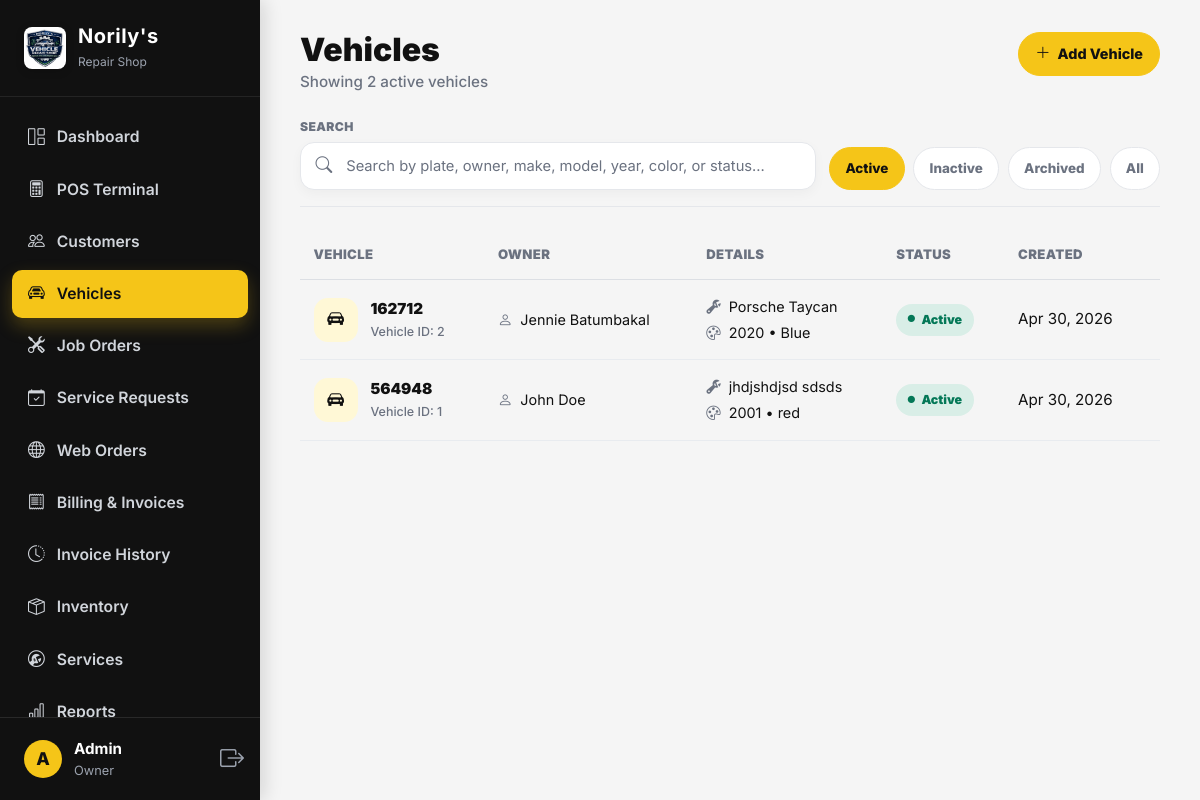
Page /views/vehicles.php (signed in) on the earlier database version.
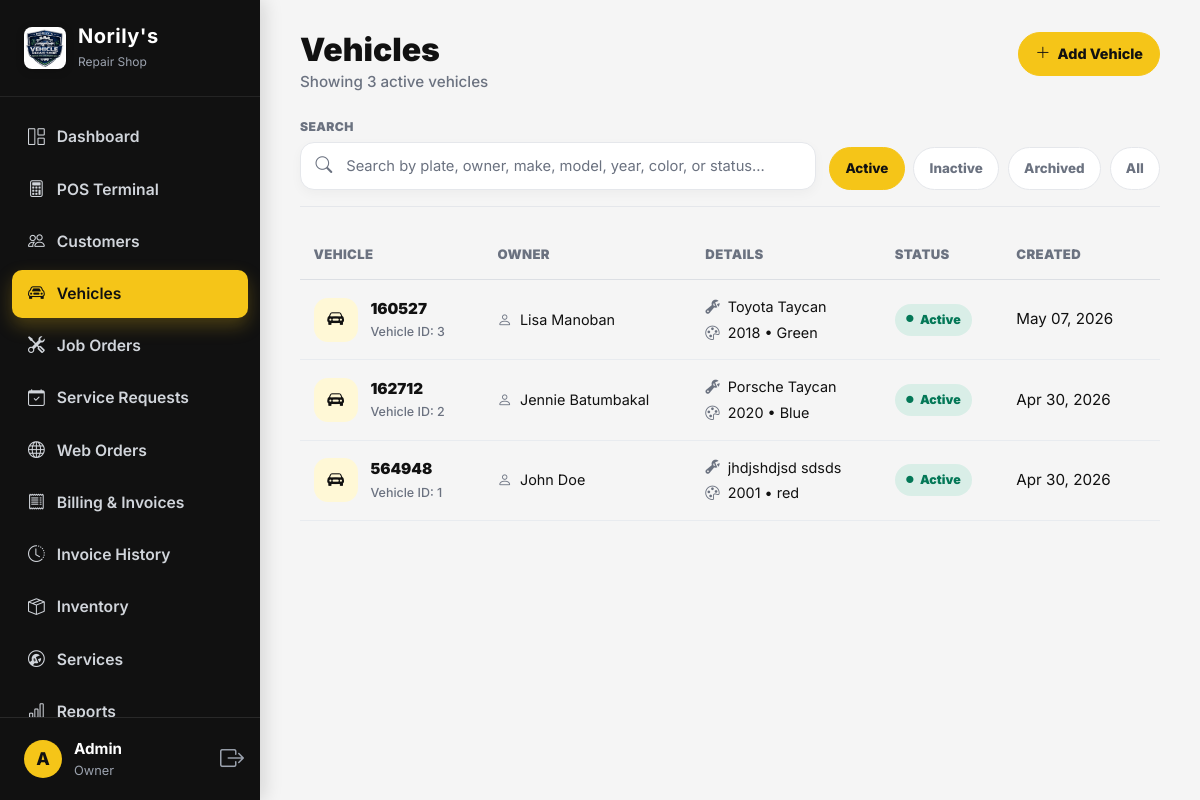
Same page on the later database version.
### tables this page shows
CREATE TABLE `vehicle` (
  `vehicle_id` int(11) NOT NULL,
  `customer_id` int(11) NOT NULL,
  `plate_number` varchar(20) NOT NULL,
  `vin` varchar(50) DEFAULT NULL,
  `make` varchar(50) NOT NULL,
  `model` varchar(50) NOT NULL,
  `year` year(4) NOT NULL,
  `color` varchar(30) NOT NULL,
  `notes` text DEFAULT NULL,
  `status` enum('Active','Inactive','Archived') NOT NULL DEFAULT 'Active',
  `deactivated_at` datetime DEFAULT NULL,
  `archived_at` datetime DEFAULT NULL,
  `created_at` datetime NOT NULL DEFAULT current_timestamp()
);

CREATE TABLE `customer` (
  `customer_id` int(11) NOT NULL,
  `first_name` varchar(20) NOT NULL,
  `middle_name` varchar(20) DEFAULT NULL,
  `last_name` varchar(20) NOT NULL,
  `email` varchar(255) DEFAULT NULL,
  `contact_number` varchar(20) NOT NULL,
  `address` text DEFAULT NULL,
  `credit_balance` decimal(10,2) NOT NULL DEFAULT 0.00,
  `credit_due_date` date DEFAULT NULL,
  `created_at` datetime NOT NULL DEFAULT current_timestamp(),
  `user_id` int(11) DEFAULT NULL,
  `status` enum('Active','Inactive','Archived') NOT NULL DEFAULT 'Active',
  `deactivated_at` datetime DEFAULT NULL,
  `archived_at` datetime DEFAULT NULL
);

### views/vehicles.php (the view, shortened to what the changed rows need)
<?php
$db = (new Database())->getConnection();
function getVehicleStatusBadgeClass($status) {
    switch ($status) {
        case 'Active':
            return 'status-badge status-active';
    }
}
$statusFilter = $_GET['status'] ?? 'Active';
if ($statusFilter === 'All') {
    $stmt = $db->prepare("
        SELECT
            v.*,
            c.first_name,
            c.last_name
        FROM vehicle v
        INNER JOIN customer c ON v.customer_id = c.customer_id
        ORDER BY
            FIELD(v.status, 'Active', 'Inactive', 'Archived'),
            v.plate_number ASC
    ");
    $stmt->execute();
} else {
    $stmt = $db->prepare("
        SELECT
            v.*,
            c.first_name,
            c.last_name
        FROM vehicle v
        INNER JOIN customer c ON v.customer_id = c.customer_id
        WHERE v.status = ?
        ORDER BY v.plate_number ASC
    ");
    $stmt->execute([$statusFilter]);
}
$vehicles = $stmt->fetchAll(PDO::FETCH_ASSOC);
$displayCount = count($vehicles);
?>
<!DOCTYPE html>
<html lang="en">
<head>
<link href="https://cdn.jsdelivr.net/npm/bootstrap@5.3.0/dist/css/bootstrap.min.css" rel="stylesheet">
<link rel="stylesheet" href="https://cdn.jsdelivr.net/npm/bootstrap-icons@1.11.1/font/bootstrap-icons.css">
<link rel="stylesheet" href="../assets/css/style.css">
</head>
<body>
<div class="app-wrapper">
<main class="main-content">
    <div class="vehicles-page">
        <div class="vehicles-header">
            <div>
                <h2>Vehicles</h2>
                <p class="vehicles-count-text">
                    Showing <?php echo $displayCount; ?>
                    <?php echo strtolower($statusFilter); ?>
                    vehicle<?php echo $displayCount !== 1 ? 's' : ''; ?>
                </p>
            </div>
        </div>
        <div class="vehicle-table-wrap">
            <table class="vehicles-table" id="vehiclesTable">
                <thead>
                    <tr>
                        <th>Vehicle</th>
                        <th>Owner</th>
                        <th>Details</th>
                        <th>Status</th>
                        <th>Created</th>
                        <th class="text-end">Actions</th>
                    </tr>
                </thead>
                <tbody>
                    <?php if (count($vehicles) > 0): ?>
                        <?php foreach ($vehicles as $v): ?>
                            <?php
                                $vehicleId = intval($v['vehicle_id']);
                                $ownerName = trim(($v['first_name'] ?? '') . ' ' . ($v['last_name'] ?? ''));
                                $status = $v['status'] ?? 'Active';
                                $badgeClass = getVehicleStatusBadgeClass($status);
                                $createdAt = !empty($v['created_at']) ? date('M d, Y', strtotime($v['created_at'])) : 'N/A';
                                $makeModel = trim(($v['make'] ?? '') . ' ' . ($v['model'] ?? ''));
                                $searchText = strtolower(
                                    ($v['plate_number'] ?? '') . ' ' .
                                    ($v['make'] ?? '') . ' ' .
                                    ($v['model'] ?? '') . ' ' .
                                    ($v['year'] ?? '') . ' ' .
                                    ($v['color'] ?? '') . ' ' .
                                    $ownerName . ' ' .
                                    ($v['status'] ?? '')
                                );
                            ?>
                            <tr class="vehicle-row" data-search="<?php echo htmlspecialchars($searchText); ?>">
                                <td>
                                    <div class="vehicle-profile">
                                        <div class="vehicle-avatar">
                                            <i class="bi bi-car-front-fill"></i>
                                        </div>
                                        <div>
                                            <div class="vehicle-plate" title="<?php echo htmlspecialchars($v['plate_number']); ?>">
                                                <?php echo htmlspecialchars($v['plate_number']); ?>
                                            </div>
                                            <div class="vehicle-sub">
                                                Vehicle ID: <?php echo $vehicleId; ?>
                                            </div>
                                        </div>
                                    </div>
                                </td>
                                <td>
                                    <div class="owner-line">
                                        <i class="bi bi-person"></i>
                                        <span title="<?php echo htmlspecialchars($ownerName); ?>">
                                            <?php echo htmlspecialchars($ownerName); ?>
                                        </span>
                                    </div>
                                </td>
                                <td>
                                    <div class="vehicle-line mb-1">
                                        <i class="bi bi-wrench-adjustable"></i>
                                        <span title="<?php echo htmlspecialchars($makeModel); ?>">
                                            <?php echo htmlspecialchars($makeModel); ?>
                                        </span>
                                    </div>
                                    <div class="vehicle-line">
                                        <i class="bi bi-palette"></i>
                                        <span>
                                            <?php echo htmlspecialchars(($v['year'] ?? '') . ' • ' . ($v['color'] ?? '')); ?>
                                        </span>
                                    </div>
                                </td>
                                <td>
                                    <span class="<?php echo $badgeClass; ?>">
                                        <i class="bi bi-circle-fill" style="font-size: 0.45rem;"></i>
                                        <?php echo htmlspecialchars($status); ?>
                                    </span>
                                </td>
                                <td>
                                    <?php echo htmlspecialchars($createdAt); ?>
                                </td>
                                <td class="text-end">
                                </td>
                            </tr>
                        <?php endforeach; ?>
                    <?php endif; ?>
                </tbody>
            </table>
        </div>
    </div>
</main>
</div>
</body>
</html>

Differences in the rows shown:
added vehicle: plate_number "160527", vehicle_id "3", customer.last_name "Lisa Manoban", makeModel "Toyota Taycan", year+color "2018 • Green", status "Active", created_at "May 07, 2026"
Other differences:
$displayCount: "2" → "3"
